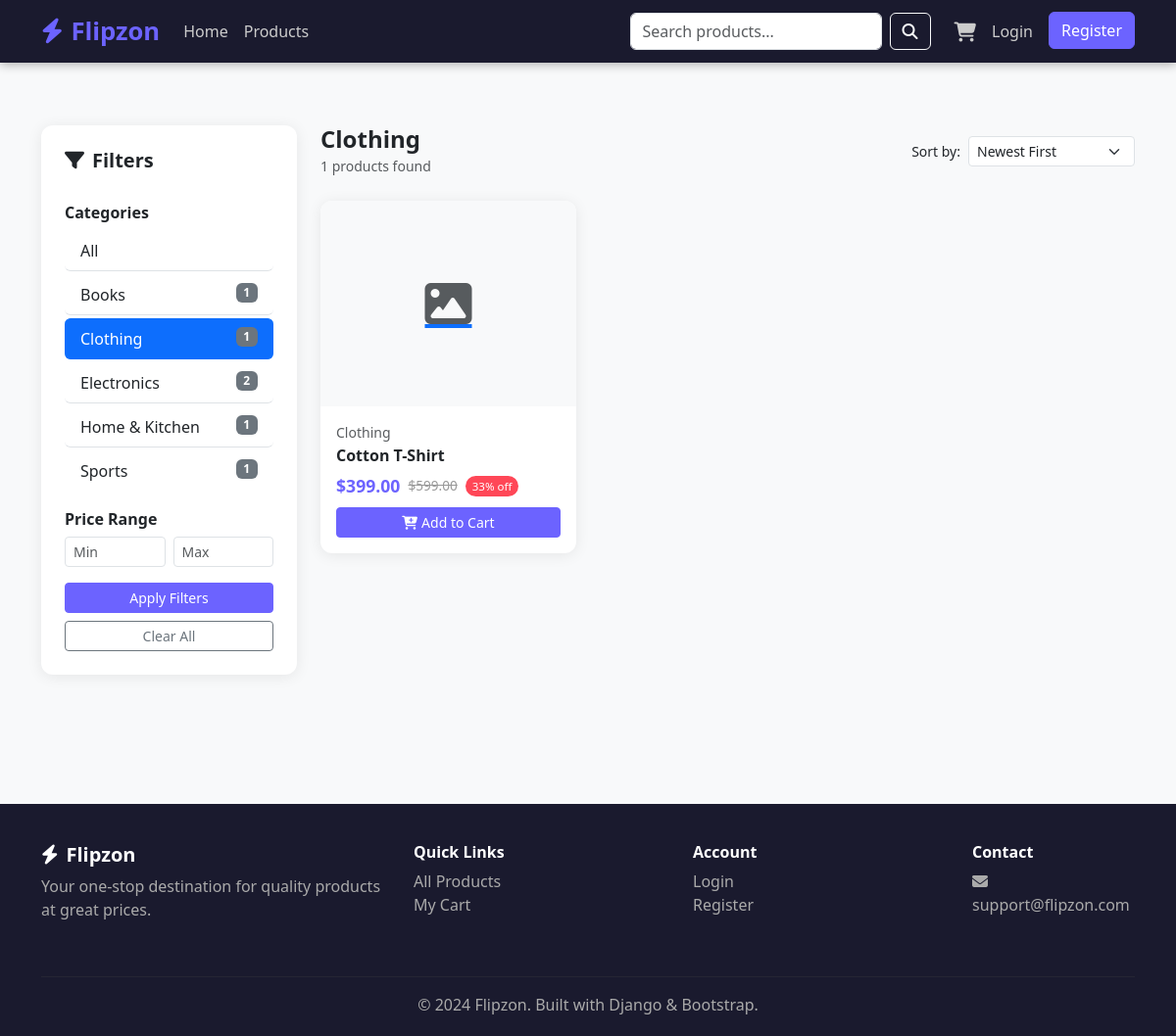
Page /products/?category=clothing on the committed database.
### store/models.py (models this page shows, shortened)
class Category(models.Model):
    name = models.CharField(max_length=200)
    slug = models.SlugField(unique=True, blank=True)
    description = models.TextField(blank=True)
    class Meta:
        verbose_name_plural = 'Categories'
        ordering = ['name']

class Product(models.Model):
    category = models.ForeignKey(Category, on_delete=models.CASCADE, related_name='products')
    name = models.CharField(max_length=200)
    slug = models.SlugField(unique=True, blank=True)
    description = models.TextField()
    price = models.DecimalField(max_digits=10, decimal_places=2)
    discount_price = models.DecimalField(max_digits=10, decimal_places=2, blank=True, null=True)
    image = models.ImageField(upload_to='products/', blank=True, null=True)
    stock = models.PositiveIntegerField(default=0)
    available = models.BooleanField(default=True)
    featured = models.BooleanField(default=False)
    created_at = models.DateTimeField(auto_now_add=True)
    class Meta:
        ordering = ['-created_at']
    @property
    def final_price(self):
        return self.discount_price if self.discount_price else self.price
    @property
    def discount_percent(self):
        if self.discount_price:
            return int(((self.price - self.discount_price) / self.price) * 100)
        return 0
    @property
    def in_stock(self):
        return self.stock > 0

### store/views.py (the view)
# urls.py: path('products/', views.product_list, name='product_list'),
def product_list(request):
    products = Product.objects.filter(available=True)
    categories = Category.objects.all()
    category_slug = request.GET.get('category')
    search_query = request.GET.get('q', '')
    min_price = request.GET.get('min_price')
    max_price = request.GET.get('max_price')
    sort_by = request.GET.get('sort', '-created_at')
    selected_category = None
    if category_slug:
        selected_category = get_object_or_404(Category, slug=category_slug)
        products = products.filter(category=selected_category)
    if search_query:
        products = products.filter(
            Q(name__icontains=search_query) | Q(description__icontains=search_query)
        )
    if min_price:
        products = products.filter(price__gte=min_price)
    if max_price:
        products = products.filter(price__lte=max_price)
    sort_map = {
        'price_asc': 'price',
        'price_desc': '-price',
        'name': 'name',
        '-created_at': '-created_at'
    }
    products = products.order_by(sort_map.get(sort_by, '-created_at'))
    return render(request, 'store/product_list.html', {
        'products': products,
        'categories': categories,
        'selected_category': selected_category,
        'search_query': search_query,
        'sort_by': sort_by,
    })

### templates/store/product_list.html (shortened to what this page needs)
{% extends 'base.html' %}
{% block content %}
<div class="container py-5">
  <div class="row">
    <div class="col-md-3 mb-4">
      <div class="card p-4">
        <h5 class="fw-bold mb-3"><i class="fas fa-filter me-2"></i>Filters</h5>
        <form method="get">
          <h6 class="fw-semibold mt-3">Categories</h6>
          <div class="list-group list-group-flush mb-3">
            <a href="{% url 'store:product_list' %}{% if request.GET.q %}?q={{ request.GET.q }}{% endif %}"
               class="list-group-item list-group-item-action {% if not selected_category %}active{% endif %} py-2 rounded mb-1">
              All
            </a>
            {% for cat in categories %}
              <a href="{% url 'store:product_list' %}?category={{ cat.slug }}{% if request.GET.q %}&q={{ request.GET.q }}{% endif %}"
                 class="list-group-item list-group-item-action {% if selected_category and selected_category.slug == cat.slug %}active{% endif %} py-2 rounded mb-1">
                {{ cat.name }} <span class="badge bg-secondary float-end">{{ cat.products.count }}</span>
              </a>
            {% endfor %}
          </div>
          <h6 class="fw-semibold">Price Range</h6>
          <div class="row g-2 mb-3">
            <div class="col-6">
              <input type="number" class="form-control form-control-sm" name="min_price" placeholder="Min" value="{{ request.GET.min_price }}">
            </div>
            <div class="col-6">
              <input type="number" class="form-control form-control-sm" name="max_price" placeholder="Max" value="{{ request.GET.max_price }}">
            </div>
          </div>
          <button type="submit" class="btn btn-primary btn-sm w-100">Apply Filters</button>
          <a href="{% url 'store:product_list' %}" class="btn btn-outline-secondary btn-sm w-100 mt-2">Clear All</a>
        </form>
      </div>
    </div>
    <div class="col-md-9">
      <div class="d-flex justify-content-between align-items-center mb-4">
        <div>
          <h4 class="fw-bold mb-0">
            {% if selected_category %}
              {{ selected_category.name }}
            {% elif search_query %}
              Results for "{{ search_query }}"
            {% else %}
              All Products
            {% endif %}
          </h4>
          <small class="text-muted">{{ products|length }} products found</small>
        </div>
        <form method="get" class="d-flex align-items-center gap-2">
          <label class="mb-0 text-nowrap small">Sort by:</label>
          <select name="sort" class="form-select form-select-sm" style="width:170px;" onchange="this.form.submit()">
            <option value="-created_at" {% if sort_by == '-created_at' %}selected{% endif %}>Newest First</option>
          </select>
        </form>
      </div>
      {% if products %}
        <div class="row g-4">
          {% for p in products %}
            <div class="col-6 col-md-4">
              <div class="card h-100">
                <a href="{% url 'store:product_detail' p.slug %}">
                  {% if p.image %}
                    <img src="{{ p.image.url }}" class="product-img w-100" alt="{{ p.name }}">
                  {% else %}
                    <div class="product-img w-100 bg-light d-flex align-items-center justify-content-center">
                      <i class="fas fa-image fa-3x text-muted"></i>
                    </div>
                  {% endif %}
                </a>
                <div class="card-body d-flex flex-column">
                  <small class="text-muted">{{ p.category.name }}</small>
                  <h6 class="fw-bold mt-1">
                    <a href="{% url 'store:product_detail' p.slug %}" class="text-dark text-decoration-none">{{ p.name }}</a>
                  </h6>
                  <div class="d-flex align-items-center gap-2 mb-2">
                    <span class="price">${{ p.final_price|floatformat:2 }}</span>
                    {% if p.discount_price %}
                      <span class="old-price">${{ p.price|floatformat:2 }}</span>
                      <span class="discount-badge">{{ p.discount_percent }}% off</span>
                    {% endif %}
                  </div>
                  <div class="mt-auto">
                    {% if p.in_stock %}
                      <form action="{% url 'cart:add' p.id %}" method="post">
                        <button class="btn btn-primary btn-sm w-100">
                          <i class="fas fa-cart-plus me-1"></i>Add to Cart
                        </button>
                      </form>
                    {% else %}
                      <button class="btn btn-secondary btn-sm w-100" disabled>Out of Stock</button>
                    {% endif %}
                  </div>
                </div>
              </div>
            </div>
          {% endfor %}
        </div>
      {% else %}
        <div class="text-center py-5">
          <i class="fas fa-search fa-4x text-muted mb-3"></i>
          <h5>No products found</h5>
          <a href="{% url 'store:product_list' %}" class="btn btn-primary mt-2">Clear Filters</a>
        </div>
      {% endif %}
    </div>
  </div>
</div>
{% endblock %}

### templates/base.html (style rules this page uses)
:root { --primary: #6c63ff; --secondary: #f5a623; --dark: #1a1a2e; }
body { font-family: 'Segoe UI', sans-serif; background: #f8f9fa; }
.btn-primary { background: var(--primary); border-color: var(--primary); }
.card { border: none; box-shadow: 0 2px 15px rgba(0,0,0,0.08); border-radius: 12px; transition: transform 0.2s, box-shadow 0.2s; }
.product-img { height: 210px; object-fit: cover; border-radius: 12px 12px 0 0; }
.price { color: var(--primary); font-weight: 700; font-size: 1.1rem; }
.old-price { text-decoration: line-through; color: #999; font-size: 0.85rem; }
.discount-badge { background: #ff4757; color: #fff; font-size: 0.72rem; padding: 2px 7px; border-radius: 20px; }

### rows in the picture
Category: name "Books", products.count "1"
Category: name "Clothing", products.count "1"
Category: name "Electronics", products.count "2"
Category: name "Home & Kitchen", products.count "1"
Category: name "Sports", products.count "1"
Product: category.name "Clothing", name "Cotton T-Shirt", final_price "399.00", price "599.00", discount_percent "33", stock "Add to Cart"

### other values in the picture
{{ products|length }} "1"
